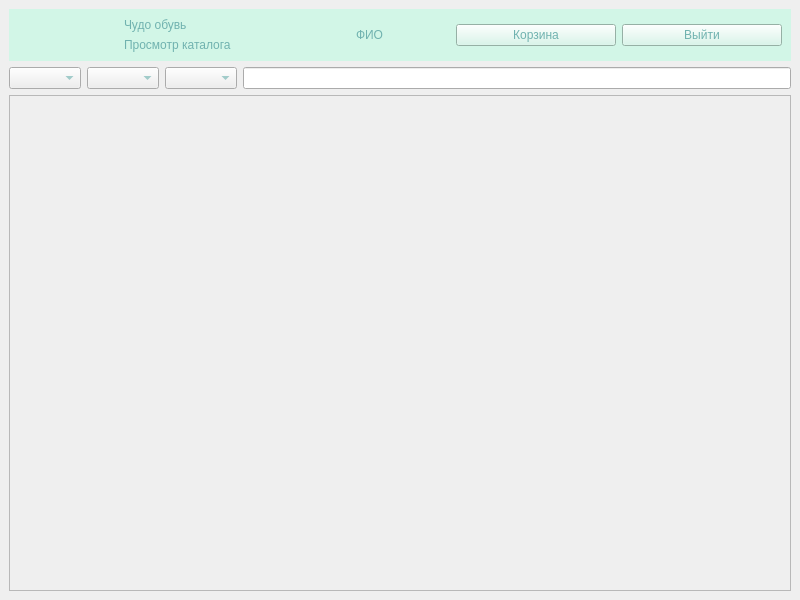
<?xml version="1.0" encoding="UTF-8"?>
<ui version="4.0">
 <class>MainWindow</class>
 <widget class="QMainWindow" name="MainWindow">
  <property name="geometry">
   <rect>
    <x>0</x>
    <y>0</y>
    <width>800</width>
    <height>600</height>
   </rect>
  </property>
  <property name="windowTitle">
   <string>MainWindow</string>
  </property>
  <property name="styleSheet">
   <string notr="true">*{
	
	font: 24pt &quot;Calibri&quot;;
	color:#70B2AF;
}
#header{
	background-color:#D2F6E7;
}
QPushButton{
	color:#70B2AF;	
	background-color:#D2F6E7;
}
QPushButton:hover{
	color:#D2F6E7;	
	background-color:#70B2AF;
}</string>
  </property>
  <widget class="QWidget" name="body">
   <layout class="QVBoxLayout" name="verticalLayout_2">
    <item alignment="Qt::AlignTop">
     <widget class="QWidget" name="header" native="true">
      <layout class="QHBoxLayout" name="horizontalLayout">
       <item>
        <widget class="QLabel" name="label_2">
         <property name="maximumSize">
          <size>
           <width>100</width>
           <height>100</height>
          </size>
         </property>
         <property name="text">
          <string/>
         </property>
         <property name="pixmap">
          <pixmap>../img/Чудо Обувь.png</pixmap>
         </property>
         <property name="scaledContents">
          <bool>true</bool>
         </property>
        </widget>
       </item>
       <item>
        <layout class="QVBoxLayout" name="verticalLayout">
         <item>
          <widget class="QLabel" name="label_3">
           <property name="text">
            <string>Чудо обувь</string>
           </property>
          </widget>
         </item>
         <item>
          <widget class="QLabel" name="label">
           <property name="text">
            <string>Просмотр каталога</string>
           </property>
          </widget>
         </item>
        </layout>
       </item>
       <item alignment="Qt::AlignHCenter">
        <widget class="QLabel" name="name_user">
         <property name="text">
          <string>ФИО</string>
         </property>
        </widget>
       </item>
       <item>
        <widget class="QPushButton" name="cart_btn">
         <property name="text">
          <string>Корзина</string>
         </property>
        </widget>
       </item>
       <item>
        <widget class="QPushButton" name="logout_btn">
         <property name="text">
          <string>Выйти</string>
         </property>
        </widget>
       </item>
      </layout>
     </widget>
    </item>
    <item>
     <layout class="QHBoxLayout" name="horizontalLayout_3">
      <item>
       <widget class="QComboBox" name="price_box"/>
      </item>
      <item>
       <widget class="QComboBox" name="cat_box"/>
      </item>
      <item>
       <widget class="QComboBox" name="scat_box"/>
      </item>
      <item>
       <widget class="QLineEdit" name="search_edit"/>
      </item>
     </layout>
    </item>
    <item>
     <widget class="QScrollArea" name="scrollArea">
      <property name="widgetResizable">
       <bool>true</bool>
      </property>
      <widget class="QWidget" name="scrollAreaWidgetContents">
       <property name="geometry">
        <rect>
         <x>0</x>
         <y>0</y>
         <width>780</width>
         <height>18</height>
        </rect>
       </property>
       <property name="sizePolicy">
        <sizepolicy hsizetype="Preferred" vsizetype="Fixed">
         <horstretch>0</horstretch>
         <verstretch>0</verstretch>
        </sizepolicy>
       </property>
       <layout class="QVBoxLayout" name="verticalLayout_3"/>
      </widget>
     </widget>
    </item>
   </layout>
  </widget>
 </widget>
 <resources/>
 <connections/>
</ui>
